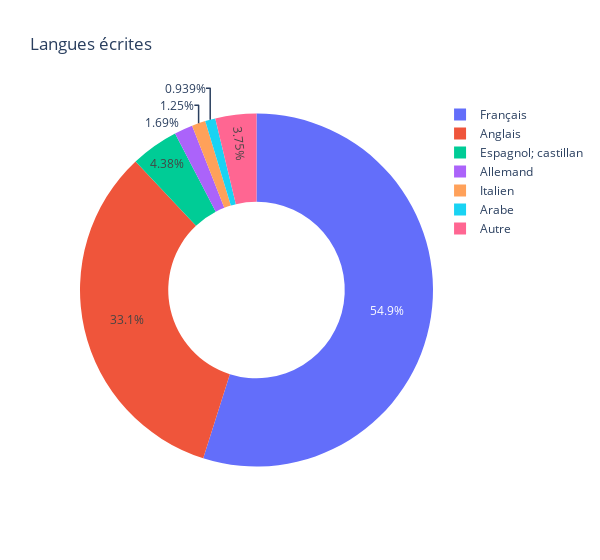

Notebook cell for this chart:
### Code cell
# Langues écrites

langueEcrite = demographics[demographics['langues.medium'] == 'Écrit'].drop(columns=['langues.medium'])
langueEcrite = pd.DataFrame(plotVariable(langueEcrite, 'langues.nom'))
langueEcrite = groupOtherValues(langueEcrite)

order = [x for x in langueEcrite['labels'] if not (x == 'Autre')] + ['Autre']

px.pie(
    langueEcrite,
    values = langueEcrite['count'], 
    names = langueEcrite['labels'], 
    title='Langues écrites',
    hole=0.5,
    category_orders={'labels': order},
    width=600
)

### Figure 1 — Plotly figure (JSON) as saved in the notebook; plotly's stock layout.template omitted (floating-point values rounded to 4 significant figures)
{"data": [{"direction": "clockwise", "domain": {"x": [0, 1], "y": [0, 1]}, "hole": 0.5, "hovertemplate": "labels=%{label}<br>count=%{value}<extra></extra>", "labels": ["Français", "Anglais", "Espagnol; castillan", "Allemand", "Italien", "Arabe", "Autre"], "legendgroup": "", "name": "", "showlegend": true, "sort": false, "type": "pie", "values": [877, 529, 70, 27, 20, 15, 60]}], "layout": {"legend": {"tracegroupgap": 0}, "title": {"text": "Langues écrites"}, "width": 600}}
